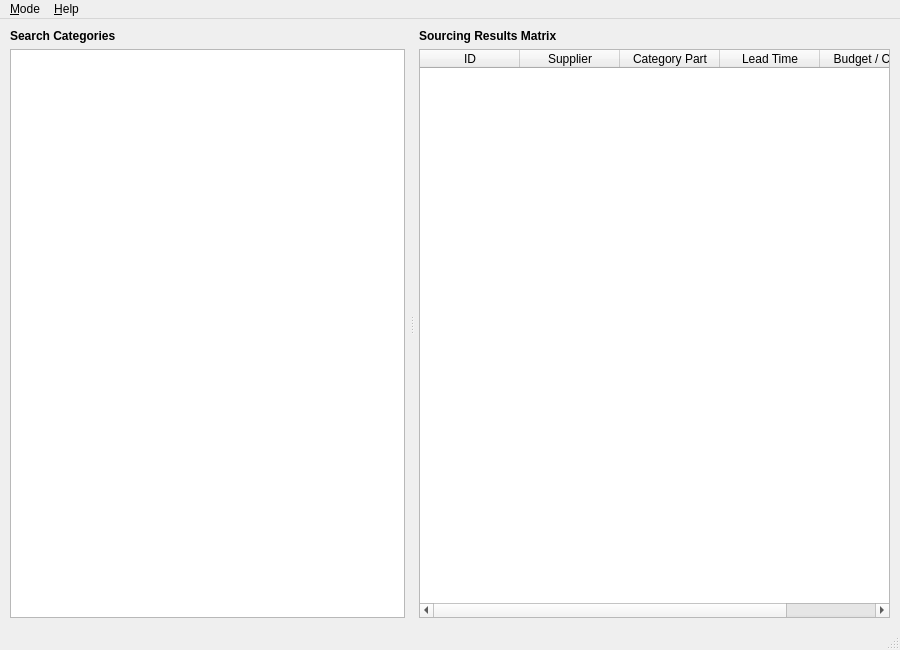
<?xml version="1.0" encoding="UTF-8"?>
<ui version="4.0">
 <class>MainWindow</class>
 <widget class="QMainWindow" name="MainWindow">
  <property name="geometry">
   <rect>
    <x>0</x>
    <y>0</y>
    <width>900</width>
    <height>650</height>
   </rect>
  </property>
  <property name="windowTitle">
   <string>Sourcing Application</string>
  </property>
  <widget class="QWidget" name="centralwidget">
   <layout class="QGridLayout" name="gridLayout_main">
    <property name="leftMargin">
     <number>10</number>
    </property>
    <property name="topMargin">
     <number>10</number>
    </property>
    <property name="rightMargin">
     <number>10</number>
    </property>
    <property name="bottomMargin">
     <number>10</number>
    </property>
    <item row="0" column="0">
     <widget class="QStackedWidget" name="main_stack">
      <property name="currentIndex">
       <number>1</number>
      </property>
      <widget class="QWidget" name="dashboard_page">
       <layout class="QGridLayout" name="gridLayout_dash">
        <item row="0" column="0">
         <widget class="QLabel" name="label">
          <property name="text">
           <string>Dashboard Page</string>
          </property>
          <property name="alignment">
           <set>Qt::AlignmentFlag::AlignCenter</set>
          </property>
         </widget>
        </item>
       </layout>
      </widget>
      <widget class="QWidget" name="sourcing_page">
       <layout class="QHBoxLayout" name="horizontalLayout_sourcing">
        <property name="spacing">
         <number>5</number>
        </property>
        <property name="leftMargin">
         <number>0</number>
        </property>
        <property name="topMargin">
         <number>0</number>
        </property>
        <property name="rightMargin">
         <number>0</number>
        </property>
        <property name="bottomMargin">
         <number>0</number>
        </property>
        <item>
         <widget class="QSplitter" name="splitter">
          <property name="orientation">
           <enum>Qt::Orientation::Horizontal</enum>
          </property>
          <widget class="QWidget" name="left_container" native="true">
           <property name="maximumSize">
            <size>
             <width>400</width>
             <height>16777215</height>
            </size>
           </property>
           <layout class="QVBoxLayout" name="verticalLayout_menu">
            <property name="leftMargin">
             <number>0</number>
            </property>
            <property name="topMargin">
             <number>0</number>
            </property>
            <property name="rightMargin">
             <number>5</number>
            </property>
            <property name="bottomMargin">
             <number>0</number>
            </property>
            <item>
             <widget class="QLabel" name="lbl_categories">
              <property name="font">
               <font>
                <bold>true</bold>
               </font>
              </property>
              <property name="text">
               <string>Search Categories</string>
              </property>
             </widget>
            </item>
            <item>
             <widget class="QTreeView" name="tree_categories">
              <property name="animated">
               <bool>true</bool>
              </property>
              <property name="headerHidden">
               <bool>true</bool>
              </property>
             </widget>
            </item>
           </layout>
          </widget>
          <widget class="QWidget" name="right_container" native="true">
           <layout class="QVBoxLayout" name="verticalLayout_results">
            <property name="leftMargin">
             <number>5</number>
            </property>
            <property name="topMargin">
             <number>0</number>
            </property>
            <property name="rightMargin">
             <number>0</number>
            </property>
            <property name="bottomMargin">
             <number>0</number>
            </property>
            <item>
             <widget class="QLabel" name="lbl_results">
              <property name="font">
               <font>
                <bold>true</bold>
               </font>
              </property>
              <property name="text">
               <string>Sourcing Results Matrix</string>
              </property>
             </widget>
            </item>
            <item>
             <widget class="QTableWidget" name="table_sourcing_data">
              <property name="alternatingRowColors">
               <bool>true</bool>
              </property>
              <property name="selectionBehavior">
               <enum>QAbstractItemView::SelectionBehavior::SelectRows</enum>
              </property>
              <column>
               <property name="text">
                <string>ID</string>
               </property>
              </column>
              <column>
               <property name="text">
                <string>Supplier</string>
               </property>
              </column>
              <column>
               <property name="text">
                <string>Category Part</string>
               </property>
              </column>
              <column>
               <property name="text">
                <string>Lead Time</string>
               </property>
              </column>
              <column>
               <property name="text">
                <string>Budget / Cost</string>
               </property>
              </column>
             </widget>
            </item>
           </layout>
          </widget>
         </widget>
        </item>
       </layout>
      </widget>
      <widget class="QWidget" name="historical_page">
       <layout class="QHBoxLayout" name="horizontalLayout_historical">
        <property name="spacing">
         <number>5</number>
        </property>
        <property name="leftMargin">
         <number>0</number>
        </property>
        <property name="topMargin">
         <number>0</number>
        </property>
        <property name="rightMargin">
         <number>0</number>
        </property>
        <property name="bottomMargin">
         <number>0</number>
        </property>
        <item>
         <widget class="QSplitter" name="splitter_historical">
          <property name="orientation">
           <enum>Qt::Orientation::Horizontal</enum>
          </property>
          <widget class="QWidget" name="left_container_historical" native="true">
           <property name="maximumSize">
            <size>
             <width>400</width>
             <height>16777215</height>
            </size>
           </property>
           <layout class="QVBoxLayout" name="verticalLayout_menu_historical">
            <property name="leftMargin">
             <number>0</number>
            </property>
            <property name="topMargin">
             <number>0</number>
            </property>
            <property name="rightMargin">
             <number>5</number>
            </property>
            <property name="bottomMargin">
             <number>0</number>
            </property>
            <item>
             <widget class="QLabel" name="lbl_categories_historical">
              <property name="font">
               <font>
                <bold>true</bold>
               </font>
              </property>
              <property name="text">
               <string>Historical Categories</string>
              </property>
             </widget>
            </item>
            <item>
             <widget class="QTreeView" name="tree_categories_historical">
              <property name="animated">
               <bool>true</bool>
              </property>
              <property name="headerHidden">
               <bool>true</bool>
              </property>
             </widget>
            </item>
           </layout>
          </widget>
          <widget class="QWidget" name="right_container_historical" native="true">
           <layout class="QVBoxLayout" name="verticalLayout_results_historical">
            <property name="leftMargin">
             <number>5</number>
            </property>
            <property name="topMargin">
             <number>0</number>
            </property>
            <property name="rightMargin">
             <number>0</number>
            </property>
            <property name="bottomMargin">
             <number>0</number>
            </property>
            <item>
             <widget class="QLabel" name="lbl_results_historical">
              <property name="font">
               <font>
                <bold>true</bold>
               </font>
              </property>
              <property name="text">
               <string>Historical Pricing Data Archive</string>
              </property>
             </widget>
            </item>
            <item>
             <widget class="QTableWidget" name="table_historical_data">
              <property name="alternatingRowColors">
               <bool>true</bool>
              </property>
              <property name="selectionBehavior">
               <enum>QAbstractItemView::SelectionBehavior::SelectRows</enum>
              </property>
              <column>
               <property name="text">
                <string>ID</string>
               </property>
              </column>
              <column>
               <property name="text">
                <string>Supplier</string>
               </property>
              </column>
              <column>
               <property name="text">
                <string>Category Part</string>
               </property>
              </column>
              <column>
               <property name="text">
                <string>Lead Time</string>
               </property>
              </column>
              <column>
               <property name="text">
                <string>Budget / Cost</string>
               </property>
              </column>
             </widget>
            </item>
           </layout>
          </widget>
         </widget>
        </item>
       </layout>
      </widget>
     </widget>
    </item>
   </layout>
  </widget>
  <widget class="QMenuBar" name="menubar">
   <property name="geometry">
    <rect>
     <x>0</x>
     <y>0</y>
     <width>900</width>
     <height>27</height>
    </rect>
   </property>
   <widget class="QMenu" name="menu_Help">
    <property name="title">
     <string>&amp;Help</string>
    </property>
    <addaction name="action_settings"/>
    <addaction name="action_about"/>
   </widget>
   <widget class="QMenu" name="menu_Mode">
    <property name="title">
     <string>&amp;Mode</string>
    </property>
    <addaction name="action_dashboard"/>
    <addaction name="action_historical"/>
    <addaction name="action_sourcing"/>
   </widget>
   <addaction name="menu_Mode"/>
   <addaction name="menu_Help"/>
  </widget>
  <widget class="QStatusBar" name="statusbar"/>
  <action name="action_settings">
   <property name="text">
    <string>Settings</string>
   </property>
  </action>
  <action name="action_about">
   <property name="text">
    <string>About ...</string>
   </property>
  </action>
  <action name="action_open_config">
   <property name="text">
    <string>&amp;Open Config</string>
   </property>
  </action>
  <action name="action_edit">
   <property name="text">
    <string>&amp;Exit</string>
   </property>
  </action>
  <action name="action_sourcing">
   <property name="text">
    <string>&amp;Sourcing</string>
   </property>
  </action>
  <action name="action_historical">
   <property name="text">
    <string>&amp;Historical</string>
   </property>
  </action>
  <action name="action_dashboard">
   <property name="text">
    <string>&amp;Dashboard</string>
   </property>
   <property name="menuRole">
    <enum>QAction::MenuRole::NoRole</enum>
   </property>
  </action>
 </widget>
 <resources/>
 <connections/>
</ui>
